Frame 1 (no input): blank canvas, image omitted
Frame 60 (the mouse pressed at the canvas centre just before this capture): blank canvas, image omitted
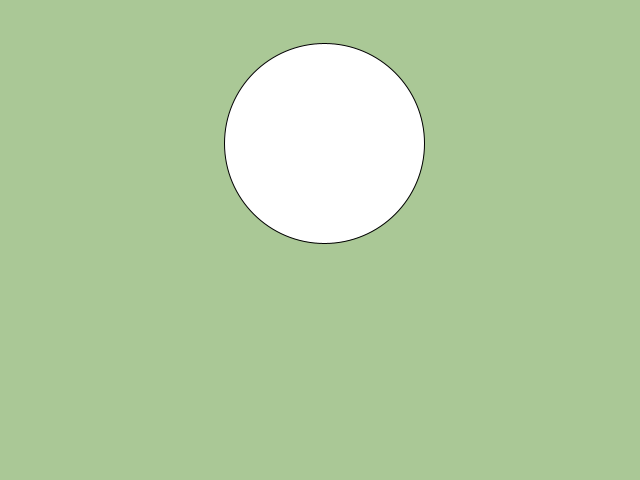
Frame 120 (the mouse held since frame 60 and released just before this capture)

The Processing sketch whose frames 1 and 60 were blank and that drew this single picture after the mouse press (run headless with seeded random() and noise(); from frame 60 on, the mouse is pressed at the canvas centre):

// Processing sketch: globos
// ── globos.pde
class Globo
{
  float x, y,vx,vy;
  Globo (float _x, float _y)
  {
   x=_x;
   y=_y; 
   vx=random(-0.25,0.25);
   vy=random(-2,-0.5);
  }

  void update()
  {
    y+=vy;
    x+=vx;
  }

  void dibujate()
  {
      ellipse(x,y,200,200);
  }
  
}

ArrayList<Globo> globos;


void setup()
{
  size(640,480);
  globos = new ArrayList<Globo>();  
}

void draw()
{
  background(170,200,150);
  for(int i=0;i<globos.size();i++)
  {
    globos.get(i).update();
    globos.get(i).dibujate();
  }
}

void mousePressed()
{
  globos.add(new Globo(mouseX,mouseY));
}
